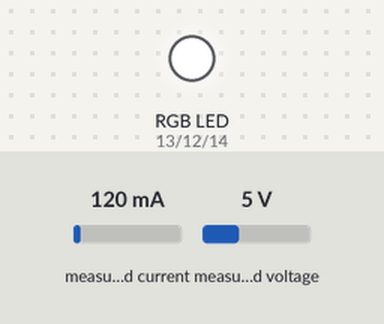
Simulated run of this sketch. Board: ESP8266 (NodeMCU). Shown: an RGB LED mixed from three pins (HIGH = lit). The test bench sets the inputs (shaded band); at power-on: measured current 120 mA, measured voltage 5 V. What the sketch prints to the serial monitor is not drawn.

Above: at 0.1 s.
Timing chart, 0 to 1.6 s (numbered marks = the images above):
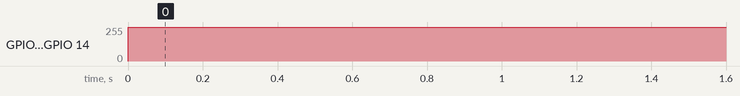

The sketch:

PowerSensorTesting.ino
```cpp
#include <Adafruit_INA219.h>

Adafruit_INA219 ina219;

String redString = "255";
String greenString = "255";
String blueString = "255";
int pos1 = 0;
int pos2 = 0;
int pos3 = 0;
int pos4 = 0;

// Red, green, and blue pins for PWM control
const int redPin = 13;     // 13 corresponds to GPIO13
const int greenPin = 12;   // 12 corresponds to GPIO12
const int bluePin = 14;    // 14 corresponds to GPIO14


const int resolution = 256;


void setup(void)
{
  Serial.begin(115200);
  while (!Serial) {
      // will pause Zero, Leonardo, etc until serial console opens
      delay(1);
  }
  ////////////////////////////////////////
  //lights
  // configure LED PWM functionalitites
  analogWriteRange(resolution);
  analogWrite(redPin, 0);
  analogWrite(greenPin, 0);
  analogWrite(bluePin, 0);
  ///////////////////////////////////////
  uint32_t currentFrequency;

  Serial.println("Hello!");

  // Initialize the INA219.
  // By default the initialization will use the largest range (32V, 2A).  However
  // you can call a setCalibration function to change this range (see comments).
  if (! ina219.begin()) {
    Serial.println("Failed to find INA219 chip");
    while (1) { delay(10); }
  }
  // To use a slightly lower 32V, 1A range (higher precision on amps):
  //ina219.setCalibration_32V_1A();
  // Or to use a lower 16V, 400mA range (higher precision on volts and amps):
  //ina219.setCalibration_16V_400mA();

  Serial.println("Measuring voltage and current with INA219 ...");
}

void loop(void)
{
  analogWrite(redPin, redString.toInt());
  analogWrite(greenPin, greenString.toInt());
  analogWrite(bluePin, blueString.toInt());
  float shuntvoltage = 0;
  float busvoltage = 0;
  float current_mA = 0;
  float loadvoltage = 0;
  float power_mW = 0;

  shuntvoltage = ina219.getShuntVoltage_mV();
  busvoltage = ina219.getBusVoltage_V();
  current_mA = ina219.getCurrent_mA();
  power_mW = ina219.getPower_mW();
  loadvoltage = busvoltage + (shuntvoltage / 1000);

  Serial.print("Bus Voltage:   "); Serial.print(busvoltage); Serial.println(" V");
  Serial.print("Shunt Voltage: "); Serial.print(shuntvoltage); Serial.println(" mV");
  Serial.print("Load Voltage:  "); Serial.print(loadvoltage); Serial.println(" V");
  Serial.print("Current:       "); Serial.print(current_mA); Serial.println(" mA");
  Serial.print("Power:         "); Serial.print(power_mW); Serial.println(" mW");
  Serial.println("");

  delay(2000);
}
```

Measured:
- by itself, GPIO 12 (greenPin), GPIO 14 (bluePin): 0/255 → 254/255 at 0.00 s
